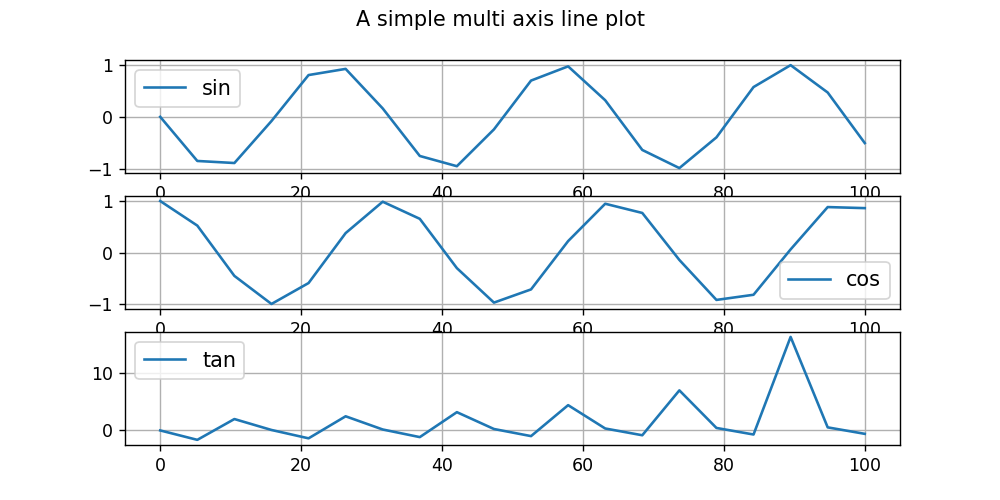

Recreate this plot in Python.
import numpy as np
import matplotlib.pylab as plt

# changing sharex to true will use the same x axis
fig, (ax1, ax2, ax3) = plt.subplots(nrows=3, ncols=1,
                                    sharex=False, sharey=False, figsize=(8, 4))

# plot some lines
x1 = np.linspace(0, 100, 20)
x2 = np.linspace(0, 100, 20)
x3 = np.linspace(0, 100, 20)
y1 = np.sin(x1)
y2 = np.cos(x2)
y3 = np.tan(x3)

ax1.plot(x1, y1, label='sin')
ax2.plot(x2, y2, label='cos')
ax3.plot(x3, y3, label='tan')

# add grid, legend, title and save
ax1.grid(True)
ax2.grid(True)
ax3.grid(True)
ax1.legend(loc='best', prop={'size': 'large'})
ax2.legend(loc='best', prop={'size': 'large'})
ax3.legend(loc='best', prop={'size': 'large'})

fig.suptitle('A simple multi axis line plot')
fig.savefig('mat6.png', dpi=125)
